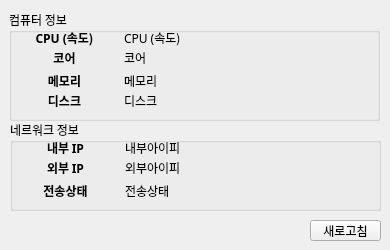
<?xml version="1.0" encoding="UTF-8"?>
<ui version="4.0">
 <class>Form</class>
 <widget class="QWidget" name="Form">
  <property name="geometry">
   <rect>
    <x>0</x>
    <y>0</y>
    <width>390</width>
    <height>250</height>
   </rect>
  </property>
  <property name="minimumSize">
   <size>
    <width>390</width>
    <height>250</height>
   </size>
  </property>
  <property name="maximumSize">
   <size>
    <width>390</width>
    <height>250</height>
   </size>
  </property>
  <property name="font">
   <font>
    <family>나눔고딕</family>
   </font>
  </property>
  <property name="windowTitle">
   <string>내 컴퓨터 정보</string>
  </property>
  <widget class="QGroupBox" name="groupBox">
   <property name="geometry">
    <rect>
     <x>9</x>
     <y>10</y>
     <width>371</width>
     <height>111</height>
    </rect>
   </property>
   <property name="title">
    <string>컴퓨터 정보</string>
   </property>
   <widget class="QLabel" name="label">
    <property name="geometry">
     <rect>
      <x>10</x>
      <y>20</y>
      <width>91</width>
      <height>16</height>
     </rect>
    </property>
    <property name="styleSheet">
     <string notr="true">font-weight: bold;</string>
    </property>
    <property name="text">
     <string>CPU (속도)</string>
    </property>
    <property name="alignment">
     <set>Qt::AlignCenter</set>
    </property>
   </widget>
   <widget class="QLabel" name="label_2">
    <property name="geometry">
     <rect>
      <x>10</x>
      <y>40</y>
      <width>91</width>
      <height>16</height>
     </rect>
    </property>
    <property name="styleSheet">
     <string notr="true">font-weight: bold;</string>
    </property>
    <property name="text">
     <string>코어</string>
    </property>
    <property name="alignment">
     <set>Qt::AlignCenter</set>
    </property>
   </widget>
   <widget class="QLabel" name="lblCPU">
    <property name="geometry">
     <rect>
      <x>115</x>
      <y>17</y>
      <width>400</width>
      <height>21</height>
     </rect>
    </property>
    <property name="minimumSize">
     <size>
      <width>400</width>
      <height>0</height>
     </size>
    </property>
    <property name="maximumSize">
     <size>
      <width>500</width>
      <height>16777215</height>
     </size>
    </property>
    <property name="text">
     <string>CPU (속도)</string>
    </property>
   </widget>
   <widget class="QLabel" name="label_4">
    <property name="geometry">
     <rect>
      <x>10</x>
      <y>83</y>
      <width>91</width>
      <height>16</height>
     </rect>
    </property>
    <property name="styleSheet">
     <string notr="true">font-weight: bold;</string>
    </property>
    <property name="text">
     <string>디스크</string>
    </property>
    <property name="alignment">
     <set>Qt::AlignCenter</set>
    </property>
   </widget>
   <widget class="QLabel" name="lblCore">
    <property name="geometry">
     <rect>
      <x>115</x>
      <y>37</y>
      <width>400</width>
      <height>21</height>
     </rect>
    </property>
    <property name="minimumSize">
     <size>
      <width>400</width>
      <height>0</height>
     </size>
    </property>
    <property name="maximumSize">
     <size>
      <width>400</width>
      <height>16777215</height>
     </size>
    </property>
    <property name="text">
     <string>코어</string>
    </property>
   </widget>
   <widget class="QLabel" name="lblDisk">
    <property name="geometry">
     <rect>
      <x>115</x>
      <y>80</y>
      <width>400</width>
      <height>21</height>
     </rect>
    </property>
    <property name="minimumSize">
     <size>
      <width>400</width>
      <height>0</height>
     </size>
    </property>
    <property name="maximumSize">
     <size>
      <width>400</width>
      <height>16777215</height>
     </size>
    </property>
    <property name="text">
     <string>디스크</string>
    </property>
   </widget>
   <widget class="QLabel" name="lblMemory">
    <property name="geometry">
     <rect>
      <x>115</x>
      <y>60</y>
      <width>400</width>
      <height>21</height>
     </rect>
    </property>
    <property name="minimumSize">
     <size>
      <width>400</width>
      <height>0</height>
     </size>
    </property>
    <property name="maximumSize">
     <size>
      <width>400</width>
      <height>16777215</height>
     </size>
    </property>
    <property name="text">
     <string>메모리</string>
    </property>
   </widget>
   <widget class="QLabel" name="label_3">
    <property name="geometry">
     <rect>
      <x>10</x>
      <y>63</y>
      <width>91</width>
      <height>16</height>
     </rect>
    </property>
    <property name="styleSheet">
     <string notr="true">font-weight: bold;</string>
    </property>
    <property name="text">
     <string>메모리</string>
    </property>
    <property name="alignment">
     <set>Qt::AlignCenter</set>
    </property>
   </widget>
  </widget>
  <widget class="QPushButton" name="pushButton">
   <property name="geometry">
    <rect>
     <x>350</x>
     <y>290</y>
     <width>71</width>
     <height>21</height>
    </rect>
   </property>
   <property name="text">
    <string>PushButton</string>
   </property>
  </widget>
  <widget class="QGroupBox" name="groupBox_3">
   <property name="geometry">
    <rect>
     <x>10</x>
     <y>120</y>
     <width>371</width>
     <height>91</height>
    </rect>
   </property>
   <property name="title">
    <string>네르워크 정보</string>
   </property>
   <widget class="QLabel" name="label_9">
    <property name="geometry">
     <rect>
      <x>10</x>
      <y>20</y>
      <width>91</width>
      <height>16</height>
     </rect>
    </property>
    <property name="styleSheet">
     <string notr="true">font-weight: bold;</string>
    </property>
    <property name="text">
     <string>내부 IP</string>
    </property>
    <property name="alignment">
     <set>Qt::AlignCenter</set>
    </property>
   </widget>
   <widget class="QLabel" name="label_10">
    <property name="geometry">
     <rect>
      <x>10</x>
      <y>40</y>
      <width>91</width>
      <height>16</height>
     </rect>
    </property>
    <property name="styleSheet">
     <string notr="true">font-weight: bold;</string>
    </property>
    <property name="text">
     <string>외부 IP</string>
    </property>
    <property name="alignment">
     <set>Qt::AlignCenter</set>
    </property>
   </widget>
   <widget class="QLabel" name="lblInnerNet">
    <property name="geometry">
     <rect>
      <x>115</x>
      <y>17</y>
      <width>400</width>
      <height>21</height>
     </rect>
    </property>
    <property name="minimumSize">
     <size>
      <width>400</width>
      <height>0</height>
     </size>
    </property>
    <property name="maximumSize">
     <size>
      <width>500</width>
      <height>16777215</height>
     </size>
    </property>
    <property name="text">
     <string>내부아이피</string>
    </property>
   </widget>
   <widget class="QLabel" name="lblExtraNet">
    <property name="geometry">
     <rect>
      <x>115</x>
      <y>37</y>
      <width>400</width>
      <height>21</height>
     </rect>
    </property>
    <property name="minimumSize">
     <size>
      <width>400</width>
      <height>0</height>
     </size>
    </property>
    <property name="maximumSize">
     <size>
      <width>400</width>
      <height>16777215</height>
     </size>
    </property>
    <property name="text">
     <string>외부아이피</string>
    </property>
   </widget>
   <widget class="QLabel" name="lblNetStat">
    <property name="geometry">
     <rect>
      <x>115</x>
      <y>60</y>
      <width>400</width>
      <height>21</height>
     </rect>
    </property>
    <property name="minimumSize">
     <size>
      <width>400</width>
      <height>0</height>
     </size>
    </property>
    <property name="maximumSize">
     <size>
      <width>400</width>
      <height>16777215</height>
     </size>
    </property>
    <property name="text">
     <string>전송상태</string>
    </property>
   </widget>
   <widget class="QLabel" name="label_12">
    <property name="geometry">
     <rect>
      <x>10</x>
      <y>63</y>
      <width>91</width>
      <height>16</height>
     </rect>
    </property>
    <property name="styleSheet">
     <string notr="true">font-weight: bold;</string>
    </property>
    <property name="text">
     <string>전송상태</string>
    </property>
    <property name="alignment">
     <set>Qt::AlignCenter</set>
    </property>
   </widget>
  </widget>
  <widget class="QPushButton" name="btnRefresh">
   <property name="geometry">
    <rect>
     <x>310</x>
     <y>220</y>
     <width>71</width>
     <height>21</height>
    </rect>
   </property>
   <property name="text">
    <string>새로고침</string>
   </property>
  </widget>
 </widget>
 <resources/>
 <connections/>
</ui>
